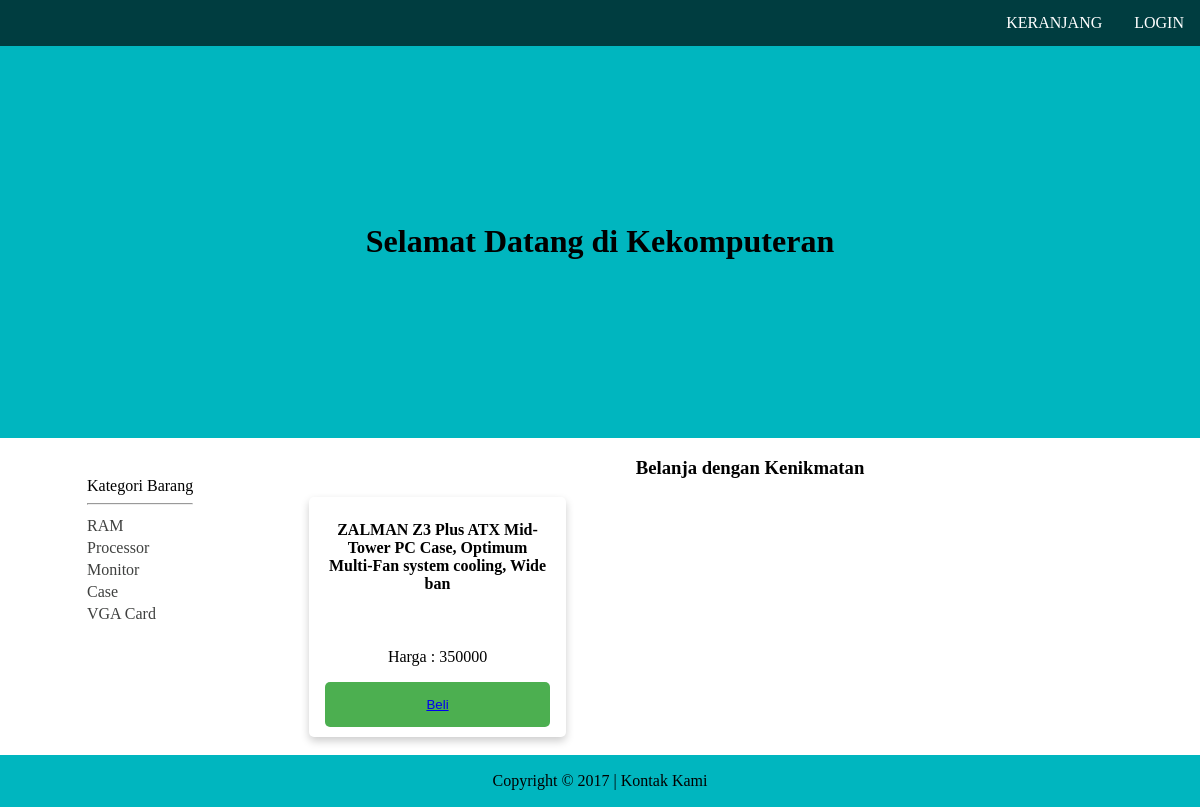
/Modul PHP Mysql/index.php?kategori_id=4, run on the app's committed database.
### tables this page shows
CREATE TABLE `tb_kategori_barang` (
  `id` int(11) NOT NULL,
  `nama_kategori` varchar(20) NOT NULL
);

CREATE TABLE `tb_barang` (
  `id` int(11) NOT NULL,
  `nama_barang` text NOT NULL,
  `harga` int(11) NOT NULL,
  `stok` int(11) NOT NULL,
  `kategori_id` int(11) NOT NULL
);

### Modul PHP Mysql/koneksi.php (called while the page is built, shortened)
<?php
$link_server = "http://$_SERVER[HTTP_HOST]";
?>

### Modul PHP Mysql/index.php (the view, shortened to what this page needs)
<!DOCTYPE html>
<?php include 'koneksi.php'; ?>
<html>
<head>
	<link rel="stylesheet" type="text/css" href="css/style.css">
</head>
<body>
	<?php
	include 'navbar.php';
	?>
	<header>
		<h1>Selamat Datang di Kekomputeran</h1>
	</header>
	<div class="sidebar">
		<table>
			<tr><td>Kategori Barang<hr></td></tr>
			<?php
			$sql = "SELECT * FROM tb_kategori_barang";
			$result = mysqli_query($conn, $sql);
			if (mysqli_num_rows($result) > 0) {
				while($row = mysqli_fetch_array($result)) {
					$get_link = $link_server."/phpapsi/Modul%20PHP%20Mysql/index.php?kategori_id=".$row[0];
					echo "<tr><td><a href='".$get_link."'>".$row[1]."</a></td></tr>";
				}
			} else {
				echo "0 results";
			}
			?>
		</table>
	</div>
	<div class="container">
		<h3>Belanja dengan Kenikmatan</h3>
		<?php
		if(isset($_GET['kategori_id'])){
			$selected_kategori_id = $_GET['kategori_id'];
			$sql = "SELECT * FROM tb_barang WHERE kategori_id='".$selected_kategori_id."' ORDER BY id DESC LIMIT 15";
		}else{
			$sql = "SELECT * FROM tb_barang ORDER BY id DESC LIMIT 15";
		}
		$result = mysqli_query($conn, $sql);
		if (mysqli_num_rows($result) > 0) {
			while($row = mysqli_fetch_array($result)) {
				$get_link = $link_server."/phpapsi/Modul%20PHP%20Mysql/masuk_keranjang.php?barang_id=".$row[0];
				?>
				<div class="card">
					<h4><b><?php echo $row[1]; ?></b></h4>
					<div class="content">
						<p>Harga : <?php echo $row[2]; ?></p>
						<button><a href="<?php echo $get_link; ?>">Beli</a></button>
					</div>
				</div>
				<?php
			}
		} else {
			echo "0 results";
		}
		?>
	</div>
	<?php
	include 'footer.php';
	?>
</body>
</html>

### Modul PHP Mysql/css/style.css (style rules this page uses)
body { height: 100%; margin: 0 auto; }
h1,h3 { text-align: center; }
header { background: #00B6BF; padding: 13%; }
button { background-color: #4CAF50; border: none; color: white; padding: 15px 32px; text-align: center; text-decoration: none; display: inline-block; font-size: 16px; }
.container { width: 75%; margin-left: auto; }
.sidebar { width: 17%; padding-top: 3%; padding-left: 7%; text-align: left; float: left; }
.sidebar a { text-decoration: none; color: #3F403F; }
.card { width: 25%; margin-bottom: 2%; margin-left: 1%; margin-right: 1%; box-shadow: 0 4px 8px 0 rgba(0,0,0,0.2); padding: 2px 16px 10px; border-radius: 5px; text-align: center; float: left; }
button { width: 100%; background-color: #4CAF50; border-radius: 5px; border: none; color: white; padding: 15px 32px; text-align: center; text-decoration: none; display: inline-block; }

### data on the page
tb_kategori_barang: nama_kategori "RAM"
tb_kategori_barang: nama_kategori "Processor"
tb_kategori_barang: nama_kategori "Monitor"
tb_kategori_barang: nama_kategori "Case"
tb_kategori_barang: nama_kategori "VGA Card"
tb_barang: nama_barang "ZALMAN Z3 Plus ATX Mid-Tower PC Case, Optimum Multi-Fan system cooling, Wide ban", harga "350000"
